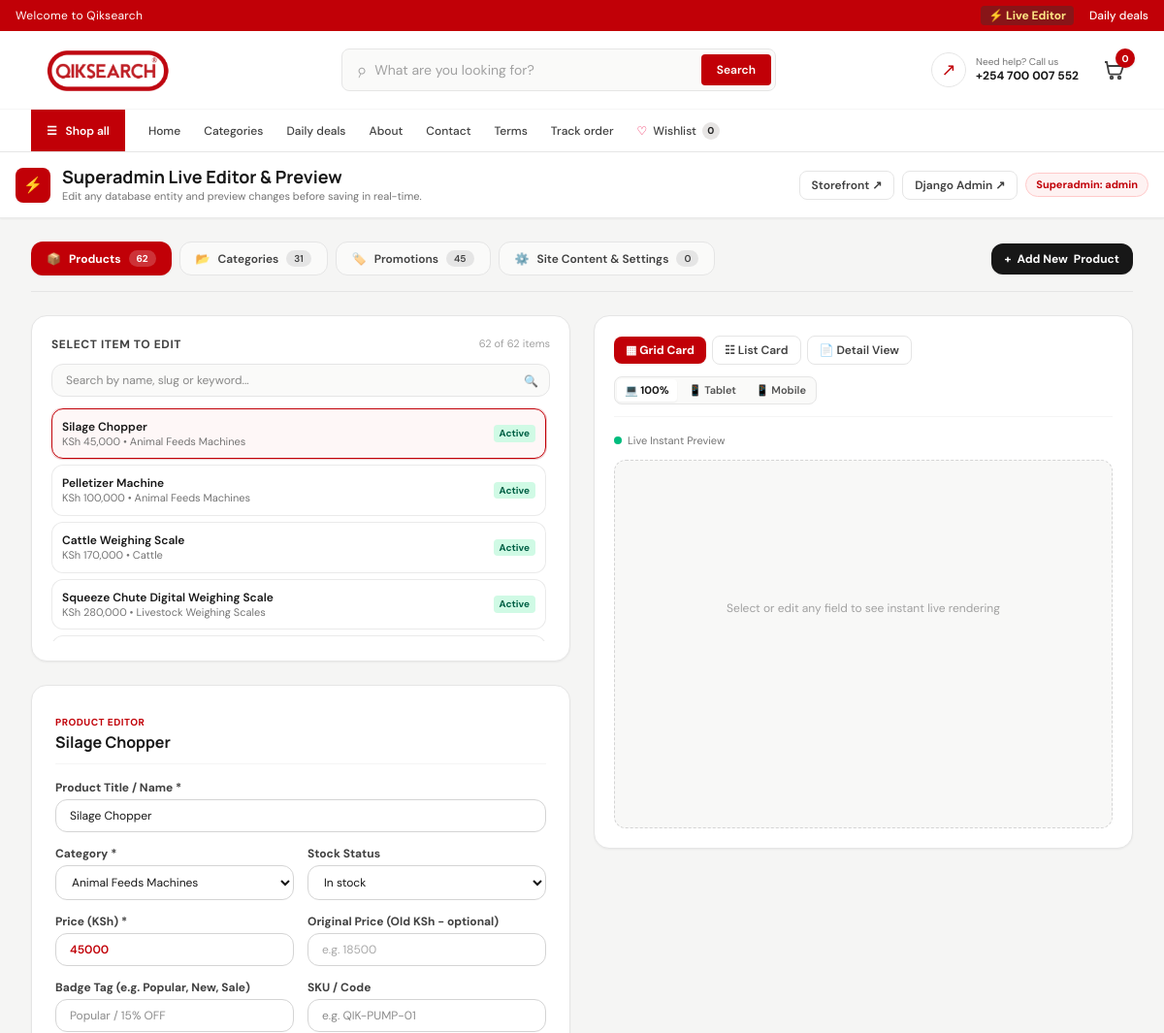
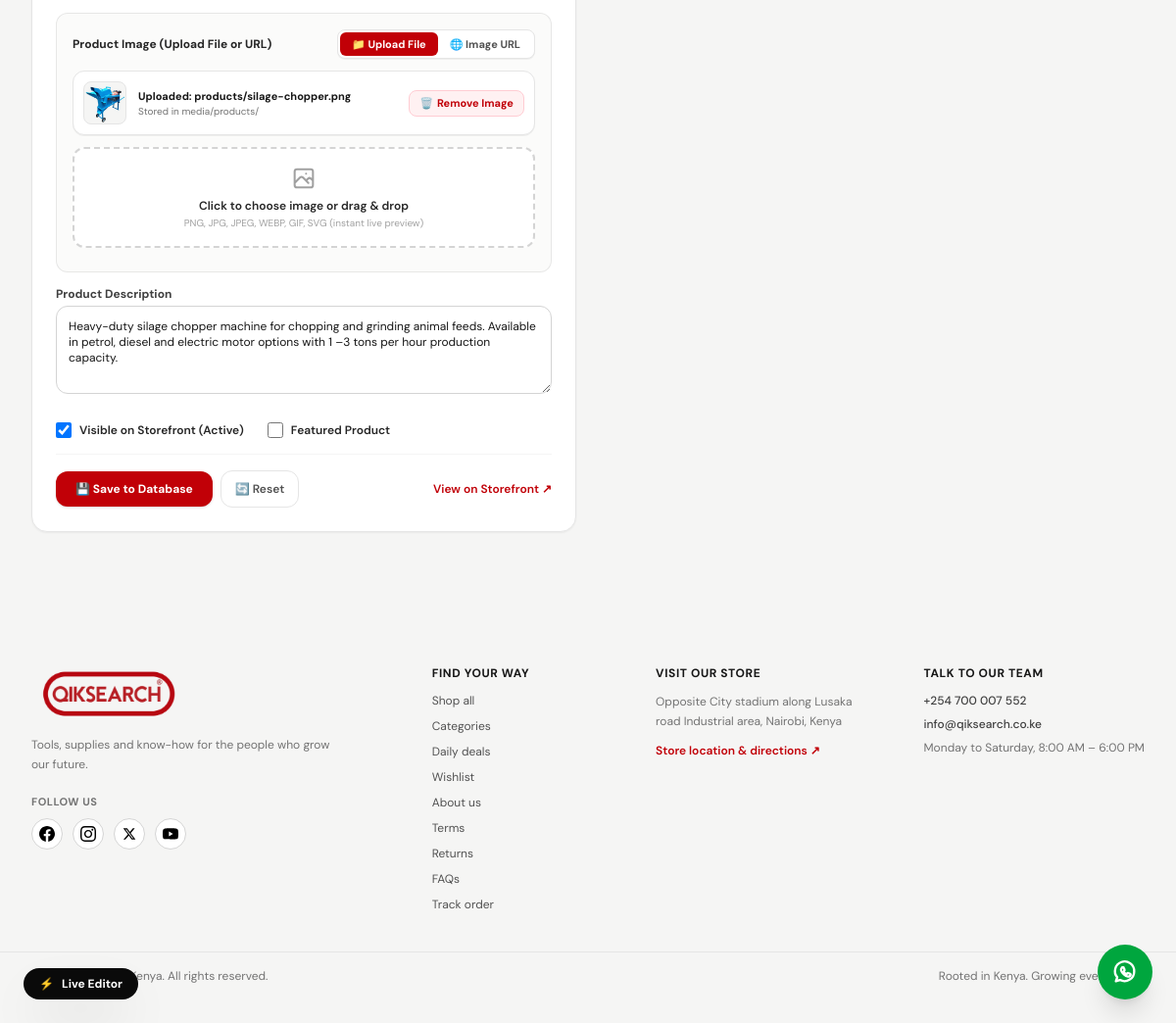
Page /superadmin/live-editor/ (signed in) on the earlier database version (2 pictures, top to bottom).
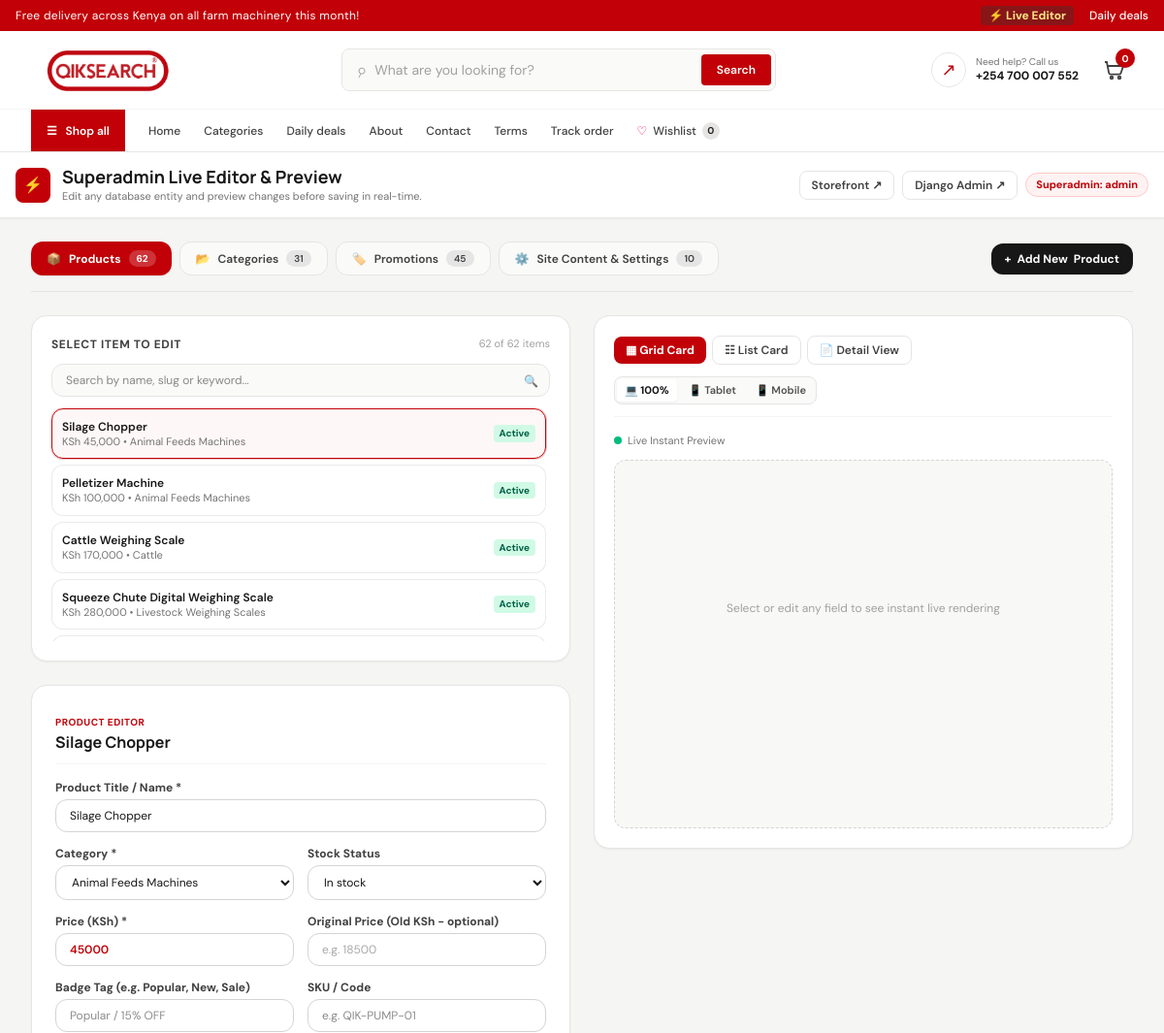
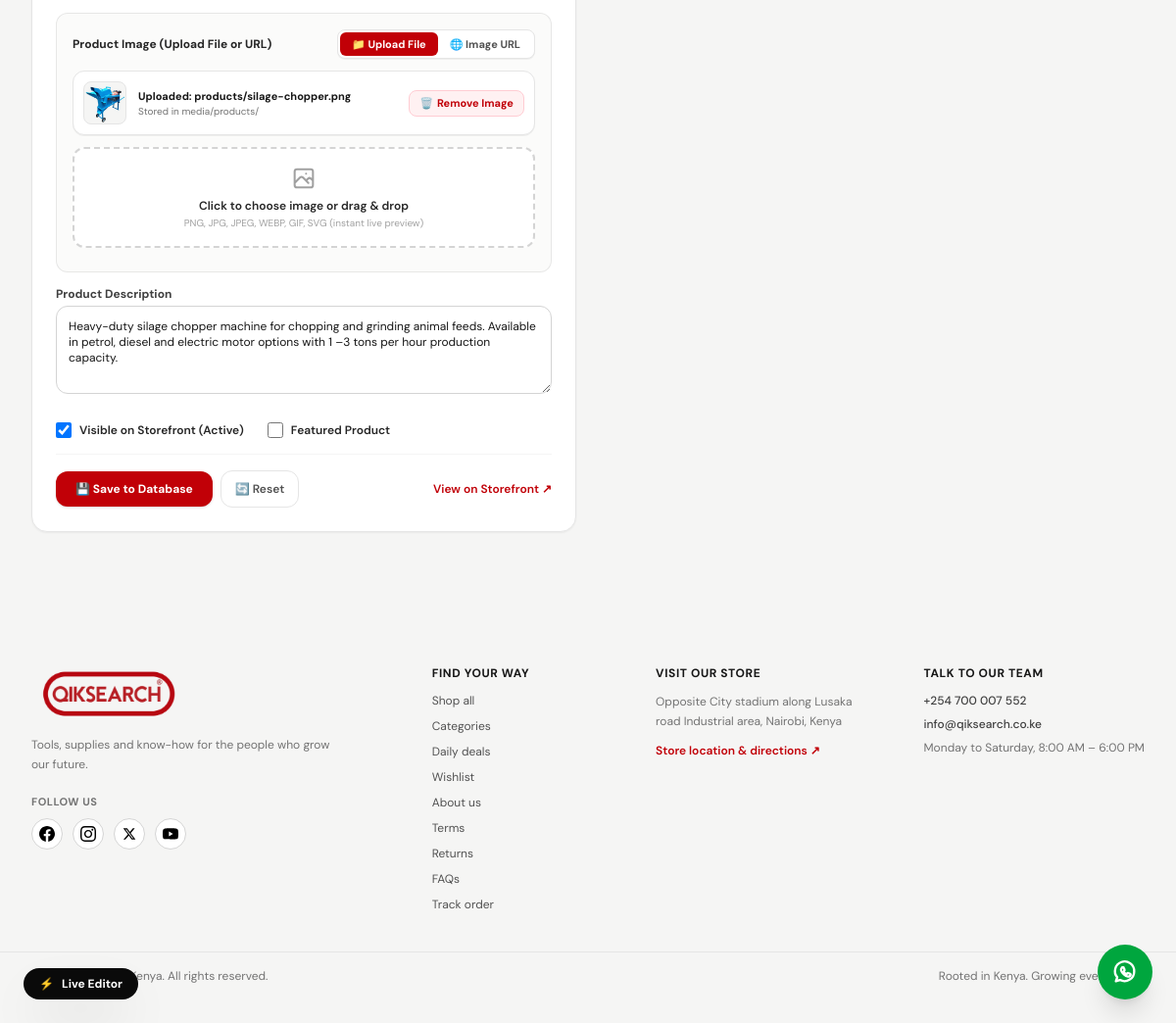
Same page on the later database version (2 pictures, top to bottom).
### catalog/models.py (models this page shows, shortened)
class SiteSetting(models.Model):
    FIELD_TYPES = [
        ("text", "Single-line Text"),
        ("textarea", "Multi-line Text"),
        ("html", "Rich HTML / Markdown"),
        ("boolean", "Boolean Switch (true/false)"),
        ("url", "URL Link"),
    ]
    key = models.SlugField(max_length=64, unique=True, help_text="Unique key identifier for template lookup")
    label = models.CharField(max_length=120, help_text="Human readable field title")
    group = models.CharField(max_length=60, default="General", help_text="Category group for editor organization")
    value = models.TextField(blank=True, default="")
    field_type = models.CharField(max_length=20, default="text", choices=FIELD_TYPES)
    help_text = models.CharField(max_length=200, blank=True, default="")
    updated_at = models.DateTimeField(auto_now=True)
    class Meta:
        ordering = ["group", "label"]
        verbose_name = "Site Setting"
        verbose_name_plural = "Site Settings"

### catalog/editor_views.py (the view)
# urls.py: path("superadmin/live-editor/", editor_views.live_editor_dashboard, name="live_editor"),
@user_passes_test(is_superadmin, login_url="/admin/login/?next=/superadmin/live-editor/")
def live_editor_dashboard(request):
    products = Product.objects.select_related("category").prefetch_related("promotions").order_by("-updated_at")
    products_with_images = Product.objects.filter(is_active=True).exclude(image="", image_url="").order_by("name")
    from django.db.models import Prefetch
    categories = Category.objects.prefetch_related(
        Prefetch("products", queryset=products_with_images, to_attr="collage_products")
    ).order_by("name")
    promotions = Promotion.objects.all().order_by("-created_at")
    settings_qs = SiteSetting.objects.all().order_by("group", "label")
    grouped_settings = {}
    for s in settings_qs:
        grouped_settings.setdefault(s.group, []).append(s)
    stats = {
        "total_products": products.count(),
        "active_products": products.filter(is_active=True).count(),
        "featured_products": products.filter(featured=True).count(),
        "total_categories": categories.count(),
        "total_promotions": promotions.count(),
        "active_promotions": promotions.filter(is_active=True).count(),
        "total_settings": settings_qs.count(),
    }
    initial_type = request.GET.get("type", "product")
    initial_id = request.GET.get("id", "")
    return render(request, "catalog/admin_live_editor.html", {
        "products": products,
        "categories": categories,
        "promotions": promotions,
        "grouped_settings": grouped_settings,
        "settings_list": settings_qs,
        "stats": stats,
        "initial_type": initial_type,
        "initial_id": initial_id,
        "stock_choices": [
            ("InStock", "In stock"),
            ("PreOrder", "Available to order / PreOrder"),
            ("OutOfStock", "Out of stock"),
        ],
        "discount_type_choices": Promotion.DISCOUNT_TYPES,
        "setting_field_types": SiteSetting.FIELD_TYPES,
    })

### catalog/editor_views.py (called while the page is built)
def is_superadmin(user):
    return user.is_authenticated and user.is_superuser

### catalog/models.py (called while the page is built)
    def get_absolute_url(self): return reverse("category", kwargs={"slug": self.slug})

    def get_absolute_url(self): return reverse("product", kwargs={"slug": self.slug})

    @property
    def display_image(self):
        if self.image: return self.image.url
        return self.image_url or ""

### templates/catalog/admin_live_editor.html (shortened to what the changed rows need)
{% extends 'base.html' %}
{% load humanize %}
{% load static %}
{% block content %}
<div class="min-h-screen bg-stone-100 text-neutral-900 pb-16">
  <header class="sticky top-0 z-30 border-b border-neutral-200/80 bg-white/95 px-4 py-3.5 backdrop-blur-md shadow-xs">
    <div class="mx-auto flex max-w-7xl flex-wrap items-center justify-between gap-4">
      <div class="flex items-center gap-3">
        <div>
          <h1 class="font-display text-lg font-bold text-neutral-900 leading-tight">Superadmin Live Editor & Preview</h1>
        </div>
      </div>
    </div>
  </header>
  <div class="mx-auto max-w-7xl px-4 py-6 sm:px-6 lg:px-8">
    <div class="mb-6 flex flex-wrap items-center justify-between gap-3 border-b border-neutral-200 pb-4">
      <div class="flex flex-wrap gap-2" role="tablist" id="model-tabs">
        <button type="button" data-tab="setting" class="tab-btn flex items-center gap-2 rounded-xl px-4 py-2 text-xs font-semibold text-neutral-700 transition hover:bg-white border border-neutral-200 bg-stone-50">
          <span>⚙️</span> Site Content & Settings <span class="rounded-full bg-neutral-200 px-2 py-0.5 text-[10px]">{{ stats.total_settings }}</span>
        </button>
      </div>
    </div>
    <div class="grid grid-cols-1 gap-6 lg:grid-cols-12 items-start">
      <div class="space-y-6 lg:col-span-6">
        <div class="rounded-2xl border border-neutral-200 bg-white p-4 sm:p-5 shadow-xs">
          <div class="mb-3 flex items-center justify-between gap-3">
            <h2 class="text-xs font-bold uppercase tracking-wider text-neutral-700">Select Item to Edit</h2>
          </div>
        </div>
      </div>
    </div>
  </div>
</div>
{% endblock %}

### templates/base.html (shortened to what the changed rows need)
{% load static humanize %}
<!DOCTYPE html>
<html lang="en-KE" data-theme="qik">
  <head>
    <link rel="stylesheet" href="{% static 'catalog/tailwind.css' %}" />
  </head>
  <body class="m-0 bg-white font-sans text-base text-neutral-900 antialiased">
    <div class="relative w-full bg-red-700 px-4 py-1.5 text-xs text-white">
      <div class="mx-auto flex max-w-7xl items-center justify-between gap-3 max-sm:justify-center">
        <p class="truncate text-[11px] font-normal tracking-wide sm:text-xs">
          {{ site_settings.announcement_text|default:"Welcome to Qiksearch" }}
        </p>
        <div class="flex shrink-0 items-center gap-4 text-[11px] font-medium max-sm:hidden sm:text-xs">
          {% if user.is_superuser %}
            <a href="{% url 'live_editor' %}" class="inline-flex items-center gap-1 rounded bg-red-900/90 px-2 py-0.5 font-bold text-amber-200 hover:bg-black transition">
            </a>
          {% endif %}
          <a href="{% url 'deals' %}" class="transition-colors hover:text-rose-200">Daily deals</a>
        </div>
      </div>
    </div>
    <header class="sticky top-0 z-40 border-b border-neutral-200 bg-white/95 backdrop-blur-md">
      <div class="mx-auto flex h-16 sm:h-20 w-full max-w-7xl items-center justify-between gap-3 px-4 sm:px-6 lg:px-8">
        <div class="flex items-center gap-2 sm:gap-4">
          <a class="hidden lg:flex items-center gap-2.5 transition hover:opacity-80" href="https://wa.me/{{ site_settings.whatsapp_number|default:'254700007552' }}" target="_blank" rel="noopener">
            <span class="leading-tight">
              <small class="block text-[10px] text-neutral-500">Need help? Call us</small>
              <strong class="block text-xs font-bold text-neutral-900">{{ site_settings.phone_number|default:'+254 700 007 552' }}</strong>
            </span>
          </a>
        </div>
      </div>
    </header>
    <main class="pb-16 md:pb-0">
      {% block content %}
      {% endblock %}
    </main>
    <footer class="bg-stone-100 px-0 pt-12 pb-20 md:pb-6 text-neutral-800">
      <div class="mx-auto grid w-full max-w-7xl grid-cols-1 gap-8 px-4 sm:px-6 sm:grid-cols-2 lg:grid-cols-[1.6fr_.8fr_1fr_1fr] lg:gap-12 lg:px-8 pb-10">
        <div>
          <h4 class="mb-3 text-xs font-bold text-neutral-900 uppercase tracking-wider">Visit our store</h4>
          <p class="text-xs leading-relaxed text-neutral-500">
            {{ site_settings.physical_address|linebreaksbr }}
          </p>
          <a class="mt-3 inline-block text-xs font-semibold text-red-700 transition hover:underline" href="{% url 'contact' %}">Store location & directions ↗</a>
        </div>
        <div>
          <h4 class="mb-3 text-xs font-bold text-neutral-900 uppercase tracking-wider">Talk to our team</h4>
          <a class="mb-2 block text-xs font-medium text-neutral-700 transition hover:text-red-700" href="tel:{{ site_settings.phone_raw|default:'+254700007552' }}">{{ site_settings.phone_number|default:'+254 700 007 552' }}</a>
          <a class="mb-2 block text-xs font-medium text-neutral-700 transition hover:text-red-700" href="mailto:{{ site_settings.email_address|default:'info@qiksearch.co.ke' }}">{{ site_settings.email_address|default:'info@qiksearch.co.ke' }}</a>
          <p class="text-xs text-neutral-500">{{ site_settings.business_hours|default:'Mon–Sat, 8:00 AM – 6:00 PM' }}</p>
        </div>
      </div>
    </footer>
  </body>
</html>

Differences in the rows shown:
added SiteSetting: announcement_text "Free delivery across Kenya on all farm machinery this month!"
added SiteSetting: phone_number "+254 700 007 552"
added SiteSetting: physical_address "Opposite City stadium along Lusaka road Industrial area, Nairobi, Kenya"
added SiteSetting: email_address "info@qiksearch.co.ke"
added SiteSetting: business_hours "Monday to Saturday, 8:00 AM – 6:00 PM"
Other differences:
{{ stats.total_settings }}: "0" → "10"
{{ site_settings.announcement_text|default:"Welcome to Qiksearch" }}: "Welcome to Qiksearch" → (not shown)
{{ site_settings.phone_number|default:'+254 700 007 552' }}: "+254 700 007 552" → (not shown)
{{ site_settings.physical_address|linebreaksbr }}: "Opposite City stadium along Lusaka road Industrial area, Nairobi, Kenya" → (not shown)
{{ site_settings.email_address|default:'info@qiksearch.co.ke' }}: "info@qiksearch.co.ke" → (not shown)
{{ site_settings.business_hours|default:'Mon–Sat, 8:00 AM – 6:00 PM' }}: "Monday to Saturday, 8:00 AM – 6:00 PM" → (not shown)
